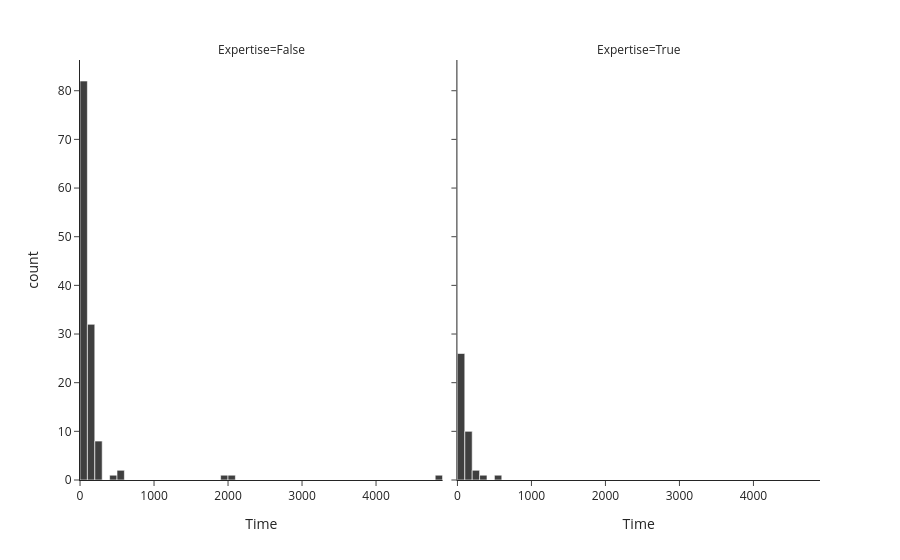

Here is the notebook cell this chart was saved with:
### Code cell
fig = px.histogram(df_sgl, x="Time", nbins=50, template='simple_white', facet_col='Expertise',
             color_discrete_sequence=['#3f3f3f'])
fig.write_image(os.path.join(path_study_data_results,
                             'distribution_stratified.pdf'), width=1000, height=300, scale=4)
fig

### Figure 1 — Plotly figure (JSON) as saved in the notebook; plotly's stock layout.template omitted (floating-point values rounded to 4 significant figures)
{"data": [{"bingroup": "x", "hovertemplate": "Expertise=False<br>Time=%{x}<br>count=%{y}<extra></extra>", "legendgroup": "", "marker": {"color": "#3f3f3f", "pattern": {"shape": ""}}, "name": "", "nbinsx": 50, "orientation": "v", "showlegend": false, "type": "histogram", "x": [14.0, 35.0, 8.0, 66.0, 12.0, 25.0, 16.0, 12.0, 19.0, 17.0, 15.0, 53.0, 12.0, 56.0, 29.0, 14.0, 121.0, 81.0, 157.0, 48.0, 44.0, 56.0, 142.0, 52.0, 140.0, 114.0, 46.0, 149.0, 247.0, 218.0, 224.0, 114.0, 11.0, 19.0, 35.0, 18.0, 34.0, 22.0, 34.0, 85.0, 14.0, 18.0, 237.0, 5.0, 47.0, 123.0, 46.0, 27.0, 128.0, 50.0, 118.0, 134.0, 78.0, 59.0, 90.0, 121.0, 60.0, 4821.0, 92.0, 129.0, 57.0, 142.0, 110.0, 127.0, 52.0, 34.0, 132.0, 128.0, 244.0, 512.0, 55.0, 147.0, 34.0, 56.0, 116.0, 9.0, 117.0, 154.0, 2045.0, 77.0, 52.0, 51.0, 131.0, 117.0, 104.0, 62.0, 23.0, 30.0, 38.0, 50.0, 61.0, 9.0, 44.0, 61.0, 28.0, 17.0, 77.0, 241.0, 70.0, 149.0, 88.0, 41.0, 62.0, 48.0, 81.0, 47.0, 78.0, 97.0, 76.0, 94.0, 147.0, 69.0, 402.0, 57.0, 62.0, 1930.0, 155.0, 69.0, 77.0, 225.0, 52.0, 129.0, 186.0, 282.0, 172.0, 547.0, 158.0, 76.0], "xaxis": "x", "yaxis": "y"}, {"bingroup": "x", "hovertemplate": "Expertise=True<br>Time=%{x}<br>count=%{y}<extra></extra>", "legendgroup": "", "marker": {"color": "#3f3f3f", "pattern": {"shape": ""}}, "name": "", "nbinsx": 50, "orientation": "v", "showlegend": false, "type": "histogram", "x": [15.0, 24.0, 15.0, 36.0, 21.0, 116.0, 63.0, 63.0, 275.0, 276.0, 34.0, 68.0, 54.0, 7.0, 9.0, 96.0, 126.0, 93.0, 585.0, 44.0, 31.0, 332.0, 171.0, 7.0, 12.0, 93.0, 68.0, 125.0, 70.0, 19.0, 72.0, 46.0, 104.0, 84.0, 105.0, 170.0, 170.0, 114.0, 91.0, 199.0], "xaxis": "x2", "yaxis": "y2"}], "layout": {"annotations": [{"font": {}, "showarrow": false, "text": "Expertise=False", "x": 0.245, "xanchor": "center", "xref": "paper", "y": 1, "yanchor": "bottom", "yref": "paper"}, {"font": {}, "showarrow": false, "text": "Expertise=True", "x": 0.755, "xanchor": "center", "xref": "paper", "y": 1, "yanchor": "bottom", "yref": "paper"}], "barmode": "relative", "legend": {"tracegroupgap": 0}, "margin": {"t": 60}, "xaxis": {"anchor": "y", "domain": [0, 0.49], "title": {"text": "Time"}}, "xaxis2": {"anchor": "y2", "domain": [0.51, 1], "matches": "x", "title": {"text": "Time"}}, "yaxis": {"anchor": "x", "domain": [0, 1], "title": {"text": "count"}}, "yaxis2": {"anchor": "x2", "domain": [0, 1], "matches": "y", "showticklabels": false}}}
